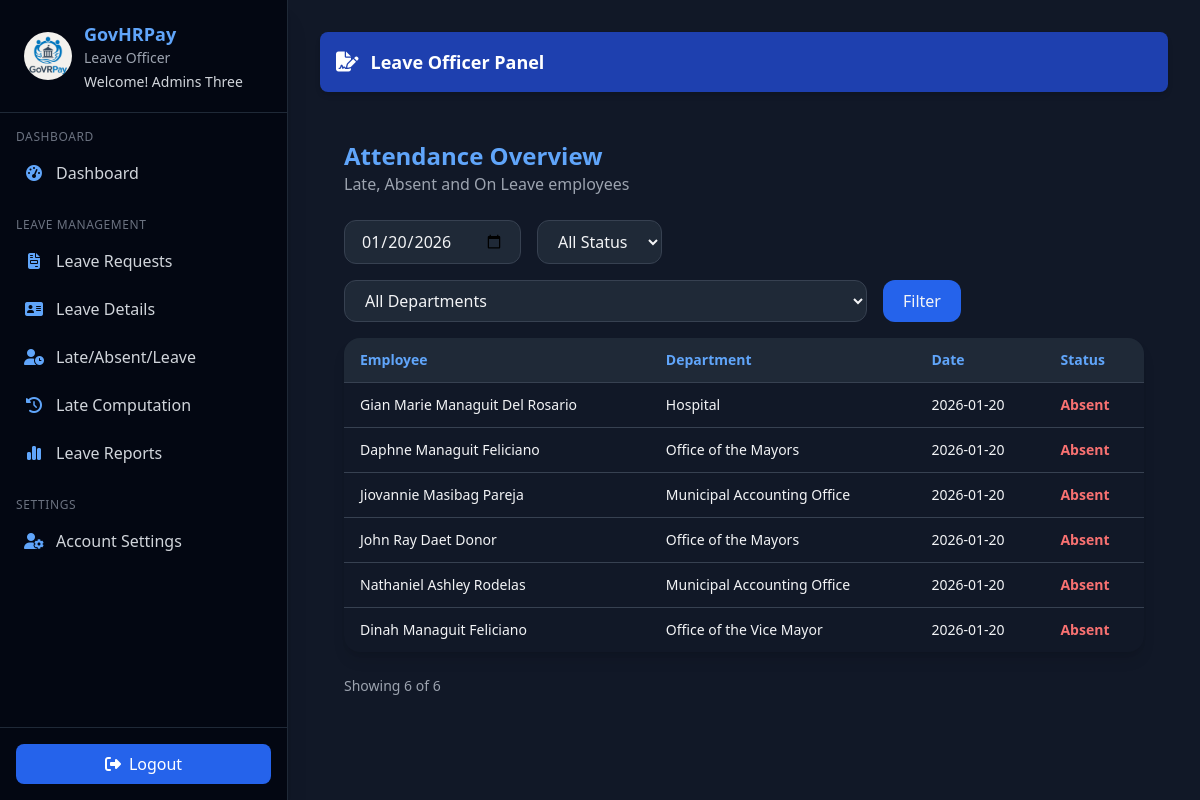
The page /hr/leave_officer/attendance (signed in) on the database its author committed.
### hr_system/hr/models/user.py (models this page shows, shortened)
class User(UserMixin, db.Model):
    id = db.Column(db.Integer, primary_key=True)
    email = db.Column(db.String(150), unique=True, nullable=False)
    password = db.Column(db.String(150), nullable=False)
    first_name = db.Column(db.String(100), nullable=False)
    last_name = db.Column(db.String(100), nullable=False)
    role = db.Column(db.String(50), nullable=False, default="employee")
    department_id = db.Column(
        db.Integer, db.ForeignKey('department.id', name='fk_user_department_id')
    )
    position = db.Column(db.String(100))
    active = db.Column(db.Boolean, default=True)
    created_at = db.Column(db.DateTime, default=datetime.utcnow)
    last_login = db.Column(db.DateTime)
    managed_department = db.relationship(
        "Department",
        back_populates="head",
        uselist=False,
        foreign_keys="[Department.head_id]"
    )
    employee_profile = db.relationship(
        "Employee",
        back_populates="user",
        uselist=False
    )
    approved_leaves = db.relationship(
        "Leave",
        back_populates="approver",
        lazy=True,
        foreign_keys="[Leave.approved_by]"
    )
    department = db.relationship(
        "Department",
        backref="users",
        foreign_keys=[department_id]
    )
    def get_full_name(self):
        return f"{self.first_name} {self.last_name}"

### hr_system/hr/models/hr_models.py (models this page shows, shortened)
class Department(db.Model):
    __tablename__ = "department"
    id = db.Column(db.Integer, primary_key=True)
    name = db.Column(db.String(100), unique=True, nullable=False)
    description = db.Column(db.Text)
    head_id = db.Column(db.Integer, db.ForeignKey("user.id", name="fk_department_head_id"))
    created_at = db.Column(db.DateTime, default=datetime.utcnow)
    head = db.relationship("User", back_populates="managed_department", foreign_keys=[head_id])
    employees = db.relationship("Employee", back_populates="department", lazy=True)
    positions = db.relationship("Position", back_populates="department", lazy=True)

class Employee(db.Model):
    __tablename__ = "employee"
    id = db.Column(db.Integer, primary_key=True)
    employee_id = db.Column(db.String(20), unique=True, nullable=False)
    user_id = db.Column(db.Integer, db.ForeignKey('user.id', name='fk_employee_user_id'), unique=True)
    department_id = db.Column(db.Integer, db.ForeignKey('department.id', name='fk_employee_department_id'))
    position_id = db.Column(db.Integer, db.ForeignKey('position.id', name='fk_employee_position_id'))
    first_name = db.Column(db.String(100), nullable=False)
    last_name = db.Column(db.String(100), nullable=False)
    middle_name = db.Column(db.String(100))
    email = db.Column(db.String(150), unique=True, nullable=False)
    phone = db.Column(db.String(20))
    barangay = db.Column(db.String(100))
    municipality = db.Column(db.String(100))
    province = db.Column(db.String(100))
    postal_code = db.Column(db.String(10))
    street_address = db.Column(db.String(255))
    salary = db.Column(db.Float)
    date_hired = db.Column(db.Date, nullable=False)
    date_of_birth = db.Column(db.Date)
    gender = db.Column(db.String(10))
    marital_status = db.Column(db.String(20))
    emergency_contact = db.Column(db.String(100))
    emergency_phone = db.Column(db.String(20))
    status = db.Column(db.String(20), default="Active")
    archived = db.Column(db.Boolean, default=False)
    archived_at = db.Column(db.DateTime)
    cs_eligibility = db.Column(db.String(50))
    created_at = db.Column(db.DateTime, default=datetime.utcnow)
    updated_at = db.Column(db.DateTime, default=datetime.utcnow, onupdate=datetime.utcnow)
    user = db.relationship("User", back_populates="employee_profile", uselist=False)
    department = db.relationship("Department", back_populates="employees", foreign_keys=[department_id])
    position = db.relationship("Position", back_populates="employees", foreign_keys=[position_id])
    attendances = db.relationship("Attendance", back_populates="employee", lazy=True)
    leaves = db.relationship("Leave", back_populates="employee", lazy=True)
    leave_credits = db.relationship("LeaveCredit", back_populates="employee", lazy=True)
    payrolls = db.relationship("Payroll", back_populates="employee", lazy=True)
    payslips = db.relationship("Payslip", back_populates="employee", lazy=True)
    employee_deductions = db.relationship("EmployeeDeduction", back_populates="employee", lazy=True, cascade="all, delete-orphan")
    employee_allowances = db.relationship("EmployeeAllowance", back_populates="employee", lazy=True, cascade="all, delete-orphan")
    employment_type_id = db.Column(db.Integer, db.ForeignKey("employment_type.id", name="fk_employee_employment_type_id"))
    employment_type = db.relationship("EmploymentType", back_populates="employees", foreign_keys=[employment_type_id])
    deductions = db.relationship(
        "Deduction",
        secondary="employee_deductions",
        viewonly=True,
        lazy="joined"
    )
    allowances = db.relationship(
        "Allowance",
        secondary="employee_allowances",
        viewonly=True,
        lazy="joined"
    )
    def get_full_name(self):
        return f"{self.first_name} {self.middle_name or ''} {self.last_name}".strip()

### hr_system/hr/routes/leave_officer.py (the view)
@leave_officer_bp.route("/attendance")
@login_required
@leave_officer_required
def attendance():
    page = request.args.get("page", 1, type=int)
    status = request.args.get("status", "")
    department_id = request.args.get("department_id", type=int)
    selected_date = request.args.get(
        "date",
        datetime.today().strftime("%Y-%m-%d")
    )
    selected_date_obj = datetime.strptime(selected_date, "%Y-%m-%d").date()
    employees = Employee.query.filter_by(status="Active")
    if department_id:
        employees = employees.filter(Employee.department_id == department_id)
    records = []
    for emp in employees.all():
        leave = Leave.query.filter(
            Leave.employee_id == emp.id,
            Leave.status == "Approved",
            Leave.start_date <= selected_date_obj,
            Leave.end_date >= selected_date_obj
        ).first()
        if leave:
            record_status = "On Leave"
        else:
            attendance = getattr(emp, "attendance", None)
            if attendance and attendance.late_minutes > 0:
                record_status = "Late"
            else:
                record_status = "Absent"
        if status and record_status.lower().replace(" ", "_") != status:
            continue
        records.append({
            "employee": emp,
            "department": emp.department.name if emp.department else "N/A",
            "status": record_status,
            "date": selected_date_obj
        })
    total = len(records)
    start = (page - 1) * 10
    end = start + 10
    paginated = records[start:end]
    departments = Department.query.order_by(Department.name).all()
    return render_template(
        "hr/leave_officer/attendance.html",
        records=paginated,
        total=total,
        page=page,
        departments=departments,
        status=status,
        department_id=department_id,
        selected_date=selected_date
    )

### hr_system/hr/__init__.py (called while the page is built)
@login_manager.user_loader
def load_user(user_id):
    return User.query.get(int(user_id))

### hr_system/hr/utils.py (called while the page is built)
def leave_officer_required(f):
    @wraps(f)
    def decorated_function(*args, **kwargs):
        if not current_user.is_authenticated or current_user.role not in ['hr_admin', 'officer', 'leave_officer']:
            return jsonify({'error': 'Leave Officer access required'}), 403
        return f(*args, **kwargs)
    return decorated_function

### templates/hr/leave_officer/attendance.html (shortened to what this page needs)
{% extends "hr/leave_officer/leave_base.html" %}
{% block content %}
<main class="p-6 text-gray-100">
  <div class="mb-6">
    <h1 class="text-2xl font-bold text-blue-400">Attendance Overview</h1>
    <p class="text-gray-400">Late, Absent and On Leave employees</p>
  </div>
  <form method="get" class="flex flex-wrap gap-4 mb-4">
    <input type="date" name="date" value="{{ selected_date }}"
      class="px-4 py-2 bg-gray-800 border border-gray-700 rounded-xl">
    <select name="status"
      class="px-4 py-2 bg-gray-800 border border-gray-700 rounded-xl">
      <option value="">All Status</option>
    </select>
    <select name="department_id"
      class="px-4 py-2 bg-gray-800 border border-gray-700 rounded-xl">
      <option value="">All Departments</option>
    </select>
    <button class="px-5 py-2 bg-blue-600 hover:bg-blue-700 rounded-xl">
      Filter
    </button>
  </form>
  <div class="bg-gray-900 rounded-2xl shadow-lg overflow-x-auto">
    <table class="min-w-full text-sm">
      <thead class="bg-gray-800 text-blue-400">
        <tr>
          <th class="px-4 py-3 text-left">Employee</th>
          <th class="px-4 py-3 text-left">Department</th>
          <th class="px-4 py-3 text-left">Date</th>
          <th class="px-4 py-3 text-left">Status</th>
        </tr>
      </thead>
      <tbody>
        {% for r in records %}
        <tr class="border-t border-gray-700 hover:bg-gray-800">
          <td class="px-4 py-3">{{ r.employee.get_full_name() }}</td>
          <td class="px-4 py-3">{{ r.department }}</td>
          <td class="px-4 py-3">{{ r.date }}</td>
          <td class="px-4 py-3 font-semibold
            {% if r.status == 'Late' %}text-yellow-400
            {% elif r.status == 'Absent' %}text-red-400
            {% else %}text-green-400{% endif %}">
            {{ r.status }}
          </td>
        </tr>
        {% else %}
        <tr>
          <td colspan="4" class="py-6 text-center text-gray-400">
            No records found
          </td>
        </tr>
        {% endfor %}
      </tbody>
    </table>
  </div>
  <div class="flex justify-between items-center mt-6">
    <span class="text-sm text-gray-400">
      Showing {{ records|length }} of {{ total }}
    </span>
  </div>
</main>
{% endblock %}

### templates/hr/leave_officer/leave_base.html (shortened to what this page needs)
<!DOCTYPE html>
<html lang="en">
  <head>
    <script src="https://cdn.tailwindcss.com"></script>
    <link
      rel="stylesheet"
      href="https://cdnjs.cloudflare.com/ajax/libs/font-awesome/6.5.2/css/all.min.css"
    />
  </head>
  <body class="bg-gray-900 text-gray-100 flex flex-col md:flex-row min-h-screen font-sans">
    <aside id="sidebar"
      class="bg-gray-950 text-white w-64 sm:w-72 flex-shrink-0 fixed md:static inset-y-0 left-0
             transform -translate-x-full md:translate-x-0 transition-transform duration-300 z-30
             flex flex-col justify-between border-r border-gray-800 shadow-xl">
      <div class="overflow-y-auto flex-grow">
        <div class="flex items-center gap-3 px-6 py-5 border-b border-gray-800 sticky top-0 bg-gray-950 z-10">
          <img src="{{ url_for('leave_officer.static', filename='img/logo2.avif') }}"
               class="w-12 h-12 rounded-full object-cover">
          <div>
            <h2 class="text-lg font-semibold text-blue-400">GovHRPay</h2>
            <p class="text-sm text-gray-400">Leave Officer</p>
            <p class="text-sm text-gray-300 mt-1">
              Welcome! <span class="font-medium">{{ current_user.get_full_name() }}</span>
            </p>
          </div>
        </div>
        <nav class="mt-4 px-4 text-gray-300 space-y-6">
          <div>
            <h3 class="text-xs uppercase tracking-wider text-gray-500 mb-2">
              Dashboard
            </h3>
            <ul class="space-y-2">
              <li>
                <a href="{{ url_for('leave_officer.leave_dashboard') }}"
                   class="flex items-center gap-3 p-2 rounded-lg hover:bg-blue-700/40 transition">
                  <i class="fa-solid fa-gauge-high text-blue-400 w-5 text-center"></i>
                  <span>Dashboard</span>
                </a>
              </li>
            </ul>
          </div>
          <div>
            <h3 class="text-xs uppercase tracking-wider text-gray-500 mb-2">
              Leave Management
            </h3>
            <ul class="space-y-2">
              <li>
                <a href="{{ url_for('leave_officer.view_leaves') }}"
                   class="flex items-center gap-3 p-2 rounded-lg hover:bg-blue-700/40 transition">
                  <i class="fa-solid fa-file-invoice text-blue-400 w-5 text-center"></i>
                  <span>Leave Requests</span>
                </a>
              </li>
              <li>
                <a href="{{url_for('leave_officer.employees')}}"
                   class="flex items-center gap-3 p-2 rounded-lg hover:bg-blue-700/40 transition">
                  <i class="fa-solid fa-address-card text-blue-400 w-5 text-center"></i>
                  <span>Leave Details</span>
                </a>
              </li>
             <li>
                <a href="{{ url_for('leave_officer.attendance') }}"
                   class="flex items-center gap-3 p-2 rounded-lg hover:bg-blue-700/40 transition">
                  <i class="fa-solid fa-user-clock text-blue-400 w-5 text-center"></i>
                  <span>Late/Absent/Leave</span>
                </a>
              </li>
              <li>
                <a href="{{ url_for('leave_officer.late_computation') }}"
                   class="flex items-center gap-3 p-2 rounded-lg hover:bg-blue-700/40 transition">
                  <i class="fa-solid fa-clock-rotate-left text-blue-400 w-5 text-center"></i>
                  <span>Late Computation</span>
                </a>
              </li>
              <li>
                <a href="{{ url_for('leave_officer.leave_report') }}"
                   class="flex items-center gap-3 p-2 rounded-lg hover:bg-blue-700/40 transition">
                  <i class="fa-solid fa-chart-simple text-blue-400 w-5 text-center"></i>
                  <span>Leave Reports</span>
                </a>
              </li>
            </ul>
          </div>
          <div>
            <h3 class="text-xs uppercase tracking-wider text-gray-500 mb-2">
              Settings
            </h3>
            <ul class="space-y-2">
              <li>
                <a href="{{ url_for('leave_officer.profile') }}"
                   class="flex items-center gap-3 p-2 rounded-lg hover:bg-blue-700/40 transition">
                  <i class="fa-solid fa-user-gear text-blue-400 w-5 text-center"></i>
                  <span>Account Settings</span>
                </a>
              </li>
            </ul>
          </div>
        </nav>
      </div>
      <div class="p-4 border-t border-gray-800">
        <button id="logoutBtn"
          class="flex items-center gap-2 w-full justify-center py-2 rounded-lg
                 bg-blue-600 hover:bg-blue-700 transition">
          <i class="fa-solid fa-right-from-bracket"></i> Logout
        </button>
      </div>
    </aside>
    <main class="flex-1 p-4 sm:p-6 md:p-8 overflow-y-auto bg-gray-900">
      <div class="bg-blue-800 text-white rounded-lg p-4 mb-6 hidden md:flex items-center gap-3 shadow-md">
        <i class="fa-solid fa-file-signature text-xl"></i>
        <h1 class="text-lg font-semibold">Leave Officer Panel</h1>
      </div>
      {% block content %}{% endblock %}
    </main>
  </body>
</html>

### rows shown on the page
User: get_full_name "Admins Three"
Department: employee.get_full_name "Gian Marie Managuit Del Rosario", department "Hospital", date "2026-01-20", status "Absent"
Department: employee.get_full_name "Daphne Managuit Feliciano", department "Office of the Mayors", date "2026-01-20", status "Absent", employee.get_full_name "John Ray Daet Donor"
Department: employee.get_full_name "Jiovannie Masibag Pareja", department "Municipal Accounting Office", date "2026-01-20", status "Absent", employee.get_full_name "Nathaniel Ashley Rodelas"
Department: employee.get_full_name "Dinah Managuit Feliciano", department "Office of the Vice Mayor", date "2026-01-20", status "Absent"

### other values the page prints
{{ records|length }} "6"
{{ total }} "6"
